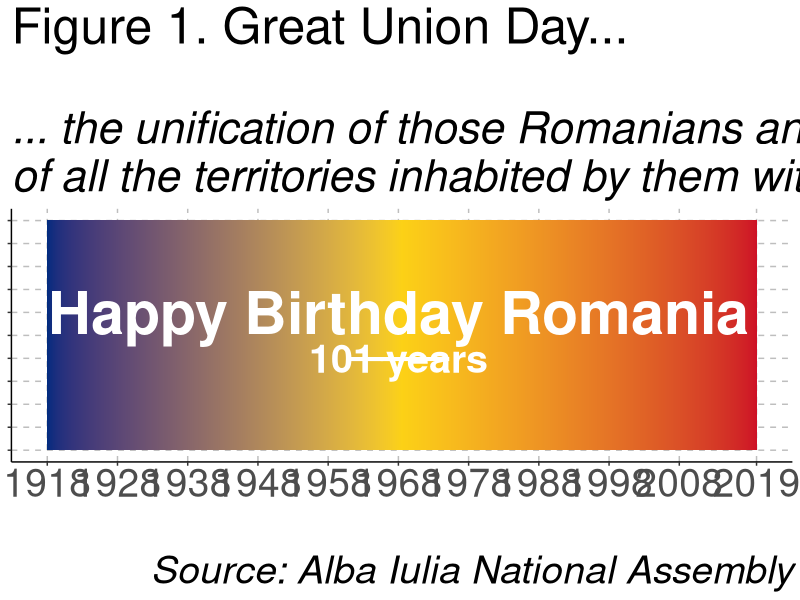

Recreate this plot in R.
#########################
## Happy B-Day Romania ##
#########################


# Set working directory
#setwd("~/Documents/Plots/B-day Romania/GitHub version")

# Housekeeping
rm(list = ls())


# Define libraries
library(ggplot2)
library(readxl)


# Define variables
start_year = 1918
end_year = 2019


# Calculate additional variables
len1 <- (end_year-start_year)/0.1+1
len2 <- (6-1)/0.01+1


# Define & fill matrix
m <- matrix(nrow = len1*len2, ncol = 3)

nb <- 0
for (i in seq(1918,2019,0.1)) {
  for (j in seq(1,6,0.01)) {

    nb <- nb+1

    m[nb,1] = i
    m[nb,2] = j
    m[nb,3] = i*10
    # print(nb)
    
  }
  
}


# Make dataframe
DB <- as.data.frame(m)


# Build plot
ggplot(DB, aes(x = V1, y = V2, fill = V3)) +
  geom_tile() + 
  scale_fill_gradientn(colours = 
                         c("#002B7F", "#FCD116", "#CE1126")) +
  scale_x_continuous(breaks = c(seq(start_year, end_year-10, by = 10),end_year)) +
  scale_y_continuous(breaks = seq(1, 6, by = 0.5)) +
  annotate("text", x = start_year+round((end_year-start_year)/2,0), y = 4,
           label = "Happy Birthday Romania",color = 'white',size = 15, fontface='bold') +
  annotate("text", x = start_year+round((end_year-start_year)/2,0), y = 3.65,
           label = "___", color = "white", size = 15, fontface='bold') +
  annotate("text", x = start_year+round((end_year-start_year)/2,0), y = 3,
           label = paste(end_year-start_year,"years",sep = " "),color = 'white',size = 10, fontface='bold') +
  labs(title = "Figure 1. Great Union Day...",
       subtitle = "
... the unification of those Romanians and 
of all the territories inhabited by them with Romania",
       caption = "
Source: Alba Iulia National Assembly") +
  theme_classic() +
  theme(plot.title = element_text(size = 36),
        plot.subtitle = element_text(size = 32, face = "italic"),
        plot.caption = element_text(size = 28, face = "italic")) +
  theme(axis.title.x=element_blank(),
        axis.text.x = element_text(size = 28))+
  theme(axis.title.y=element_blank(),
        axis.text.y=element_blank()) +
        #axis.ticks.y=element_blank())+
  theme(legend.position = "none") +
  theme(panel.grid.major = element_line(colour = "grey", linetype = "dashed"))